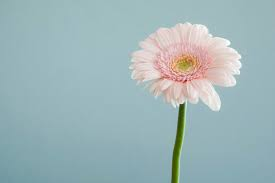
#> input picture image processing/flr.jfif, 275 x 183 px, given in place of flr.jpg, which was not available
$ python rotate.py   (Python 2 division)
#> lines starting #> are read from the running program, lines starting #| are printed output that depends on the picture; pictures that were not available may be replaced by others from this repository, and a replacement may not be noted
from PIL import Image

def main():
    try:
        #Relative Path
        img = Image.open("flr.jpg")
#> img is the input picture: PIL image 275x183 RGB; mean R, G, B 158.5, 181.2, 184

        #Angle given
        img = img.rotate(180)
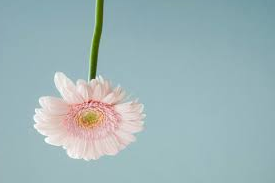
#> img: PIL image 275x183 RGB; mean R, G, B 158.5, 181.2, 184

         #Saved in the same relative location
        img.save("rotated_flr.jpg")
    except IOError:
        pass

if __name__ == "__main__":
    main()
from PIL import Image

def main():
    try:
        #Relative Path
        img = Image.open("flr.jpg")
        width, height = img.size
#> width = 275; height = 183

        area = (0, 0, width/2, height/2)
#> area = (0, 0, 137, 91)
        img = img.crop(area)
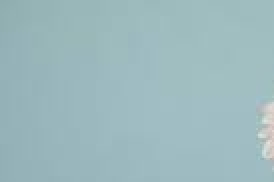
#> img: PIL image 137x91 RGB (shown 2 times larger); mean R, G, B 156.9, 185.8, 190.1

        #Saved in the same relative location
        img.save("cropped_flr.jpg")

    except IOError:
        pass

if __name__ == "__main__":
    main()
from PIL import Image

def main():
    try:
        #Relative Path
        #Image on which we want to paste
        img = Image.open("flr.jpg")

        #Relative Path
        #Image which we want to paste
        img2 = Image.open("flr1.jpg")
        img.paste(img2, (50, 50))

        #Saved in the same relative location
        img.save("pasted_flr.jpg")

    except IOError:
        pass

if __name__ == "__main__":
    main()

##An additional argument for an optional image mask image is also available.
    from PIL import Image

def main():
    try:
        #Relative Path
        img = Image.open("flr.jpg")

        #transposing image
        transposed_img = img.transpose(Image.FLIP_LEFT_RIGHT)
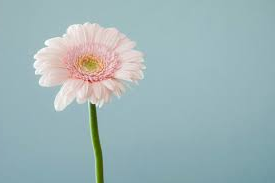
#> transposed_img: PIL image 275x183 RGB; mean R, G, B 158.5, 181.2, 184

        #Save transposed image
        transposed_img.save("transposed.jpg")
    except IOError:
        pass

if __name__ == "__main__":
    main()
def main():
    try:
        #Relative Path
        img = Image.open("flr.jpg")
        print img.mode
#| RGB

        #converting image to bitmap
#> (the run stopped early here; a loop or call above may not have finished)
